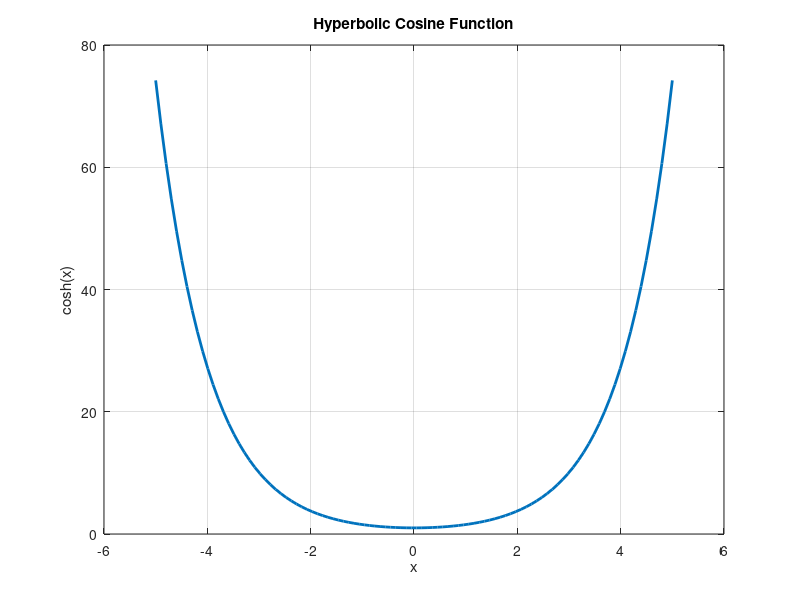

Write the MATLAB code that produced this figure.
% Prompt user for input
x = input('Enter a value for x: ');
B = (exp(x) + exp(-x)) / 2;

% Compare with MATLAB's intrinsic function
intrinsic_value = cosh(x);

% Display results
fprintf('Calculated cosh(%f) = %f\n', x, B);
fprintf('MATLAB intrinsic cosh(%f) = %f\n', x, intrinsic_value);

% Plot
x_values = linspace(-5, 5, 100);
y_values = cosh(x_values);

figure;
plot(x_values, y_values, 'LineWidth', 2);
title('Hyperbolic Cosine Function');
xlabel('x');
ylabel('cosh(x)');
grid on;

% Find the smallest value of cosh(x) and the corresponding x
min_value = cosh(0);
min_x = 0;
fprintf('The smallest value of cosh(x) is %f at x = %f\n', min_value, min_x);
